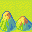

This game map was drawn from its Tiled (.tmx) file and the tilesets committed beside it. A one-line description and the full map source follow:
An orthogonal 2x2 tile map with 16x16 px tiles, 1 tile layer (Tile Layer 1).

<map version="1.5" tiledversion="1.7.2" orientation="orthogonal" renderorder="right-down" width="2" height="2" tilewidth="16" tileheight="16" infinite="0" nextlayerid="2" nextobjectid="1">
 <tileset firstgid="1" name="aw2.png" tilewidth="16" tileheight="16" tilecount="512" columns="32">
  <image source="aw2.png" trans="ffffff" width="512" height="256" />
 </tileset>
 <layer id="1" name="Tile Layer 1" width="2" height="2">
  <data>
   <tile gid="68" />
   <tile gid="2" />
   <tile gid="36" />
   <tile gid="33" />
  </data>
 </layer>
</map>
